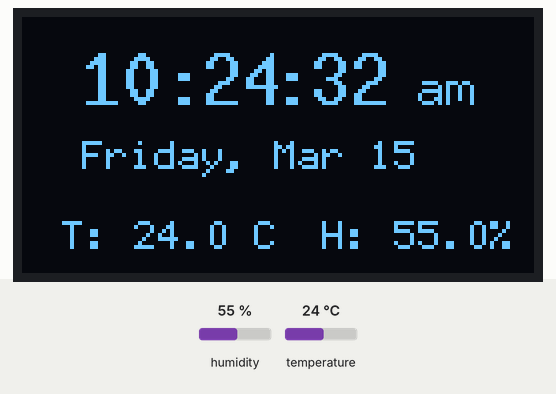
Bench run of a sketch on a simulated ESP32. Parts: 128×64 one-colour display. The test bench sets the inputs (shaded band); at power-on: humidity 55 %, temperature 24 °C. WiFi joins after 1.5 s; servers stay silent unless stated; the local clock reads 2024-03-15 10:24:30 at power-on unless the sketch sets it; what the sketch prints to the serial monitor is not drawn.

Above: at 2.7 s.
2.8 s: humidity set to 22 %
At 4.4 s:
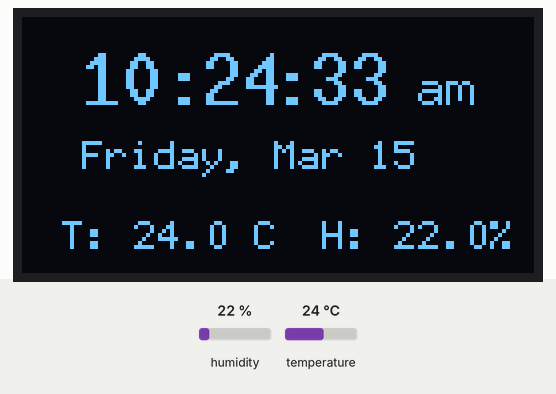
6.1 s: temperature set to 12 °C
At 8.1 s:
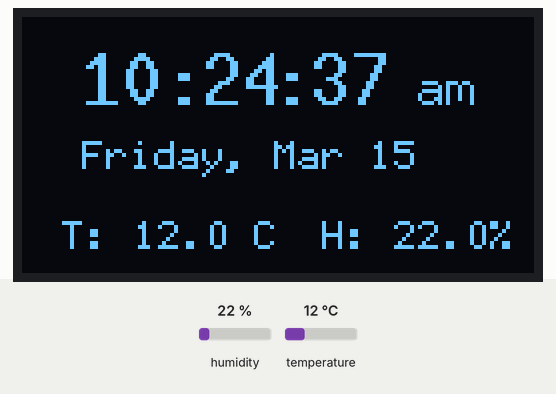
10.2 s: humidity set to 40 %
At 12.6 s:
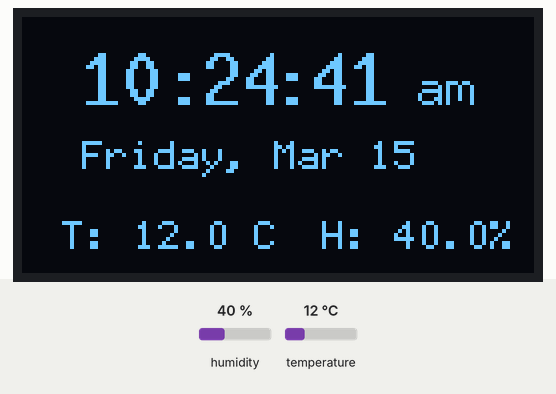
14.3 s: temperature set to 19 °C
At 16.5 s:
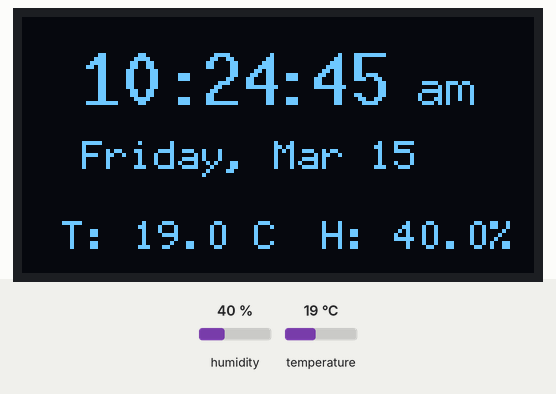
Timing chart, 0 to 18.0 s (numbered marks = the images above; inputs shaded):
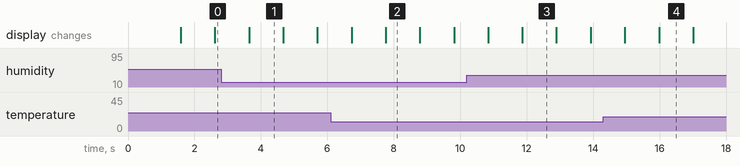

The sketch:

ESP32_ChronoSense.ino
```cpp
#include <Arduino.h>
#include <U8g2lib.h>
#include <Wire.h>
#include <WiFi.h>
#include <DHT.h>
#include "time.h"

U8G2_SSD1306_128X64_NONAME_F_HW_I2C u8g2(U8G2_R0, /* reset=*/ U8X8_PIN_NONE);

// DHT22 Configuration
#define DHTPIN 4
#define DHTTYPE DHT22
DHT dht(DHTPIN, DHTTYPE);

// Wi-Fi & NTP Settings for India Standard Time (IST)
const char* ssid     = "Your_WiFi_Name";
const char* password = "Your_WiFi_Password";
const char* ntpServer = "pool.ntp.org";
const long  gmtOffset_sec = 19800;       // UTC +5:30 = 19800 seconds
const int   daylightOffset_sec = 0;      // No DST in India

void setup(void) {
  Serial.begin(115200);

  // Initialize peripherals
  u8g2.begin();
  dht.begin();

  // Connect to Wi-Fi to sync clock
  u8g2.clearBuffer();
  u8g2.setFont(u8g2_font_6x10_tf);
  u8g2.drawStr(10, 35, "Connecting Wi-Fi...");
  u8g2.sendBuffer();

  WiFi.begin(ssid, password);
  while (WiFi.status() != WL_CONNECTED) {
    delay(500);
    Serial.print(".");
  }

  // Synchronize internal ESP32 clock with the NTP server
  configTime(gmtOffset_sec, daylightOffset_sec, ntpServer);
}

void loop(void) {
  // Clear the screen buffer at the start of every frame
  u8g2.clearBuffer();

  // 1. Fetch and Display Time & Date
  struct tm timeinfo;
  if (!getLocalTime(&timeinfo)) {
    u8g2.setFont(u8g2_font_6x12_tf);
    u8g2.drawStr(15, 20, "Syncing Time...");
  } else {
    char timeHourMin[10], timeSec[5], amPmStr[5], dateStr[20];

    strftime(timeHourMin, sizeof(timeHourMin), "%I:%M", &timeinfo);
    strftime(timeSec, sizeof(timeSec), ":%S", &timeinfo);
    strftime(amPmStr, sizeof(amPmStr), "%P", &timeinfo);
    strftime(dateStr, sizeof(dateStr), "%A, %b %d", &timeinfo);

    // Draw Time
    u8g2.setFont(u8g2_font_10x20_tf);
    u8g2.drawStr(15, 22, timeHourMin);
    u8g2.drawStr(62, 22, timeSec);
    // Draw AM/PM
    u8g2.setFont(u8g2_font_8x13_tf);
    u8g2.drawStr(98, 22, amPmStr);
    // Draw Date
    u8g2.setFont(u8g2_font_6x12_tf);
    u8g2.drawStr(15, 38, dateStr);
  }

  // 2. Fetch and Display DHT22 Data
  float t = dht.readTemperature();
  float h = dht.readHumidity();

  u8g2.setFont(u8g2_font_6x12_tf);

  // Check if sensor reading failed
  if (isnan(t) || isnan(h)) {
    u8g2.drawStr(15, 58, "Sensor Error");
  } else {
    // Format temperature and humidity strings
    char tempStr[20];
    char humStr[20];
    snprintf(tempStr, sizeof(tempStr), "T: %.1f C", t);
    snprintf(humStr, sizeof(humStr), "H: %.1f%%", h);

    // Draw Environment metrics on the bottom layout line
    u8g2.drawStr(10, 58, tempStr);
    u8g2.drawStr(75, 58, humStr);
  }

  // Push the freshly drawn frame onto the physical screen
  u8g2.sendBuffer();
  delay(1000);
}
```

Measured:
- what the display in image 1 shows lasts 1.1 s, from 3.6 s to 4.7 s
